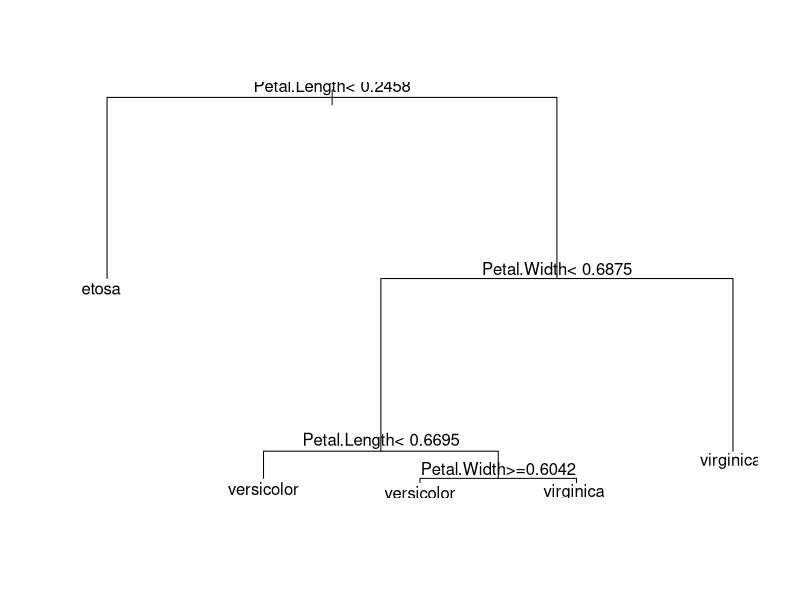

Reproduce this figure in R.
library(rpart)
data("iris")
np<-ceiling(0.1*nrow(iris))#随机取10%作为测试集
iris_test<-sample(1:nrow(iris),np)
nomalize<-function(x){return((x-min(x))/(max(x)-min(x)))}#归一化
iris[,1:4]=as.data.frame(lapply(iris[,1:4],nomalize))
iris_test<-sample(1:nrow(iris),np)
iris.testdata<-iris[iris_test,]
iris.testdata<-iris[-iris_test,]
iris.testdata<-iris[iris_test,]
iris.traindata<-iris[-iris_test,]
irirs.tree<-rpart(Species~.,data = iris.traindata,method = "class",control=rpart.control(minsplit = 5,cp=0.0001,maxdepth = 30))
plot(irirs.tree);text(irirs.tree)
species.traindata=iris$Species[-iris_test]
train.predict=factor(predict(irirs.tree,data=iris.traindata,type = "class"),levels = levels(species.traindata))
table(species.traindata,train.predict)
